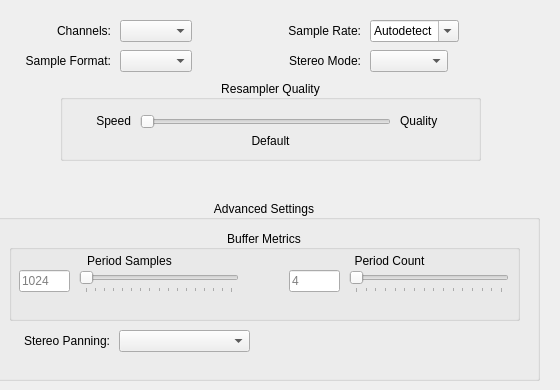
    <widget class="QWidget" name="tab_3">
     <attribute name="title">
      <string>Playback</string>
     </attribute>
     <widget class="QComboBox" name="sampleFormatCombo">
      <property name="geometry">
       <rect>
        <x>120</x>
        <y>50</y>
        <width>78</width>
        <height>22</height>
       </rect>
      </property>
      <property name="toolTip">
       <string>The output sample type. Currently, all mixing is done with 32-bit
float and converted to the output sample type as needed.</string>
      </property>
      <property name="sizeAdjustPolicy">
       <enum>QComboBox::AdjustToContents</enum>
      </property>
     </widget>
     <widget class="QLabel" name="label_5">
      <property name="geometry">
       <rect>
        <x>10</x>
        <y>50</y>
        <width>101</width>
        <height>21</height>
       </rect>
      </property>
      <property name="text">
       <string>Sample Format:</string>
      </property>
      <property name="alignment">
       <set>Qt::AlignRight|Qt::AlignTrailing|Qt::AlignVCenter</set>
      </property>
     </widget>
     <widget class="QLabel" name="label_6">
      <property name="geometry">
       <rect>
        <x>10</x>
        <y>20</y>
        <width>101</width>
        <height>21</height>
       </rect>
      </property>
      <property name="text">
       <string>Channels:</string>
      </property>
      <property name="alignment">
       <set>Qt::AlignRight|Qt::AlignTrailing|Qt::AlignVCenter</set>
      </property>
     </widget>
     <widget class="QComboBox" name="channelConfigCombo">
      <property name="geometry">
       <rect>
        <x>120</x>
        <y>20</y>
        <width>78</width>
        <height>22</height>
       </rect>
      </property>
      <property name="toolTip">
       <string>The output channel configuration. Note that not all backends
can properly detect the channel configuration and may default
to stereo output.</string>
      </property>
      <property name="sizeAdjustPolicy">
       <enum>QComboBox::AdjustToContents</enum>
      </property>
     </widget>
     <widget class="QComboBox" name="sampleRateCombo">
      <property name="geometry">
       <rect>
        <x>370</x>
        <y>20</y>
        <width>96</width>
        <height>22</height>
       </rect>
      </property>
      <property name="toolTip">
       <string>The playback/mixing sample rate.</string>
      </property>
      <property name="editable">
       <bool>true</bool>
      </property>
      <property name="insertPolicy">
       <enum>QComboBox::NoInsert</enum>
      </property>
      <property name="sizeAdjustPolicy">
       <enum>QComboBox::AdjustToContents</enum>
      </property>
      <item>
       <property name="text">
        <string>Autodetect</string>
       </property>
      </item>
      <item>
       <property name="text">
        <string>8000</string>
       </property>
      </item>
      <item>
       <property name="text">
        <string>11025</string>
       </property>
      </item>
      <item>
       <property name="text">
        <string>16000</string>
       </property>
      </item>
      <item>
       <property name="text">
        <string>22050</string>
       </property>
      </item>
      <item>
       <property name="text">
        <string>32000</string>
       </property>
      </item>
      <item>
       <property name="text">
        <string>44100</string>
       </property>
      </item>
      <item>
       <property name="text">
        <string>48000</string>
       </property>
      </item>
     </widget>
     <widget class="QLabel" name="label_7">
      <property name="geometry">
       <rect>
        <x>280</x>
        <y>20</y>
        <width>81</width>
        <height>21</height>
       </rect>
      </property>
      <property name="text">
       <string>Sample Rate:</string>
      </property>
      <property name="alignment">
       <set>Qt::AlignRight|Qt::AlignTrailing|Qt::AlignVCenter</set>
      </property>
     </widget>
     <widget class="QLabel" name="label_14">
      <property name="geometry">
       <rect>
        <x>280</x>
        <y>50</y>
        <width>81</width>
        <height>21</height>
       </rect>
      </property>
      <property name="text">
       <string>Stereo Mode:</string>
      </property>
      <property name="alignment">
       <set>Qt::AlignRight|Qt::AlignTrailing|Qt::AlignVCenter</set>
      </property>
     </widget>
     <widget class="QComboBox" name="stereoModeCombo">
      <property name="geometry">
       <rect>
        <x>370</x>
        <y>50</y>
        <width>78</width>
        <height>22</height>
       </rect>
      </property>
      <property name="toolTip">
       <string>How to treat stereo output. As headphones, HRTF or crossfeed
filters may be used to improve binaural quality, which may not
otherwise be suitable for speakers.</string>
      </property>
     </widget>
     <widget class="QGroupBox" name="groupBox">
      <property name="geometry">
       <rect>
        <x>-11</x>
        <y>200</y>
        <width>551</width>
        <height>181</height>
       </rect>
      </property>
      <property name="title">
       <string>Advanced Settings</string>
      </property>
      <property name="alignment">
       <set>Qt::AlignCenter</set>
      </property>
      <widget class="QGroupBox" name="groupBox_3">
       <property name="geometry">
        <rect>
         <x>20</x>
         <y>30</y>
         <width>511</width>
         <height>91</height>
        </rect>
       </property>
       <property name="title">
        <string>Buffer Metrics</string>
       </property>
       <property name="alignment">
        <set>Qt::AlignCenter</set>
       </property>
       <widget class="QWidget" name="widget" native="true">
        <property name="geometry">
         <rect>
          <x>260</x>
          <y>20</y>
          <width>241</width>
          <height>51</height>
         </rect>
        </property>
        <property name="toolTip">
         <string>The number of update periods. Higher values create a larger
mix ahead, which helps protect against skips when the CPU is
under load, but increases the delay between a sound getting
mixed and being heard.</string>
        </property>
        <widget class="QLabel" name="label_11">
         <property name="geometry">
          <rect>
           <x>20</x>
           <y>0</y>
           <width>201</width>
           <height>21</height>
          </rect>
         </property>
         <property name="text">
          <string>Period Count</string>
         </property>
         <property name="alignment">
          <set>Qt::AlignCenter</set>
         </property>
        </widget>
        <widget class="QSlider" name="periodCountSlider">
         <property name="geometry">
          <rect>
           <x>80</x>
           <y>20</y>
           <width>160</width>
           <height>23</height>
          </rect>
         </property>
         <property name="minimum">
          <number>1</number>
         </property>
         <property name="maximum">
          <number>16</number>
         </property>
         <property name="singleStep">
          <number>1</number>
         </property>
         <property name="pageStep">
          <number>2</number>
         </property>
         <property name="value">
          <number>1</number>
         </property>
         <property name="tracking">
          <bool>true</bool>
         </property>
         <property name="orientation">
          <enum>Qt::Horizontal</enum>
         </property>
         <property name="tickPosition">
          <enum>QSlider::TicksBelow</enum>
         </property>
         <property name="tickInterval">
          <number>1</number>
         </property>
        </widget>
        <widget class="QLineEdit" name="periodCountEdit">
         <property name="geometry">
          <rect>
           <x>20</x>
           <y>20</y>
           <width>51</width>
           <height>22</height>
          </rect>
         </property>
         <property name="placeholderText">
          <string>4</string>
         </property>
        </widget>
       </widget>
       <widget class="QWidget" name="widget_2" native="true">
        <property name="geometry">
         <rect>
          <x>10</x>
          <y>20</y>
          <width>241</width>
          <height>51</height>
         </rect>
        </property>
        <property name="toolTip">
         <string>The update period size, in sample frames. This is the number of
frames needed for each mixing update.</string>
        </property>
        <widget class="QSlider" name="periodSizeSlider">
         <property name="geometry">
          <rect>
           <x>60</x>
           <y>20</y>
           <width>160</width>
           <height>23</height>
          </rect>
         </property>
         <property name="minimum">
          <number>0</number>
         </property>
         <property name="maximum">
          <number>8192</number>
         </property>
         <property name="singleStep">
          <number>64</number>
         </property>
         <property name="pageStep">
          <number>1024</number>
         </property>
         <property name="value">
          <number>0</number>
         </property>
         <property name="tracking">
          <bool>true</bool>
         </property>
         <property name="orientation">
          <enum>Qt::Horizontal</enum>
         </property>
         <property name="tickPosition">
          <enum>QSlider::TicksBelow</enum>
         </property>
         <property name="tickInterval">
          <number>512</number>
         </property>
        </widget>
        <widget class="QLabel" name="label_10">
         <property name="geometry">
          <rect>
           <x>10</x>
           <y>0</y>
           <width>201</width>
           <height>21</height>
          </rect>
         </property>
         <property name="text">
          <string>Period Samples</string>
         </property>
         <property name="alignment">
          <set>Qt::AlignCenter</set>
         </property>
        </widget>
        <widget class="QLineEdit" name="periodSizeEdit">
         <property name="geometry">
          <rect>
           <x>0</x>
           <y>20</y>
           <width>51</width>
           <height>22</height>
          </rect>
         </property>
         <property name="placeholderText">
          <string>1024</string>
         </property>
        </widget>
       </widget>
      </widget>
      <widget class="QComboBox" name="stereoPanningComboBox">
       <property name="geometry">
        <rect>
         <x>130</x>
         <y>130</y>
         <width>131</width>
         <height>22</height>
        </rect>
       </property>
       <property name="toolTip">
        <string>Selects the panning method for non-HRTF stereo
mixing. UHJ creates stereo-compatible two-channel
output, which encodes some surround information.
Pair-Wise uses standard pair-wise panning between
-30 and +30 degrees. The default is UHJ.</string>
       </property>
      </widget>
      <widget class="QLabel" name="label_19">
       <property name="geometry">
        <rect>
         <x>20</x>
         <y>130</y>
         <width>101</width>
         <height>21</height>
        </rect>
       </property>
       <property name="text">
        <string>Stereo Panning:</string>
       </property>
       <property name="alignment">
        <set>Qt::AlignRight|Qt::AlignTrailing|Qt::AlignVCenter</set>
       </property>
      </widget>
     </widget>
     <widget class="QGroupBox" name="groupBox_4">
      <property name="geometry">
       <rect>
        <x>60</x>
        <y>80</y>
        <width>421</width>
        <height>81</height>
       </rect>
      </property>
      <property name="title">
       <string>Resampler Quality</string>
      </property>
      <property name="alignment">
       <set>Qt::AlignCenter</set>
      </property>
      <widget class="QLabel" name="resamplerLabel">
       <property name="geometry">
        <rect>
         <x>50</x>
         <y>50</y>
         <width>321</width>
         <height>21</height>
        </rect>
       </property>
       <property name="text">
        <string>Default</string>
       </property>
       <property name="alignment">
        <set>Qt::AlignCenter</set>
       </property>
      </widget>
      <widget class="QSlider" name="resamplerSlider">
       <property name="geometry">
        <rect>
         <x>80</x>
         <y>30</y>
         <width>251</width>
         <height>23</height>
        </rect>
       </property>
       <property name="orientation">
        <enum>Qt::Horizontal</enum>
       </property>
      </widget>
      <widget class="QLabel" name="label_9">
       <property name="geometry">
        <rect>
         <x>20</x>
         <y>30</y>
         <width>51</width>
         <height>21</height>
        </rect>
       </property>
       <property name="text">
        <string>Speed</string>
       </property>
       <property name="alignment">
        <set>Qt::AlignRight|Qt::AlignTrailing|Qt::AlignVCenter</set>
       </property>
      </widget>
      <widget class="QLabel" name="label_15">
       <property name="geometry">
        <rect>
         <x>340</x>
         <y>30</y>
         <width>51</width>
         <height>21</height>
        </rect>
       </property>
       <property name="text">
        <string>Quality</string>
       </property>
      </widget>
     </widget>
    </widget>
